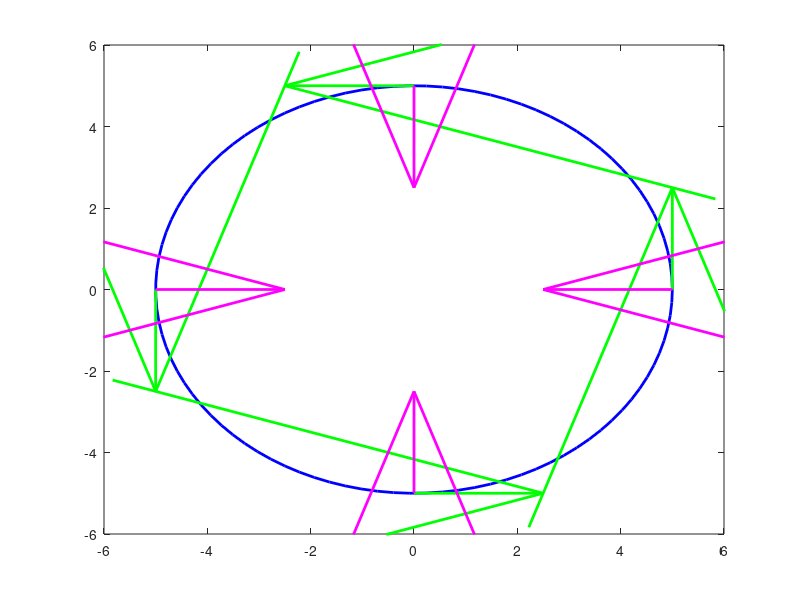

Write the MATLAB code that produced this figure.
% Circular motion parameters
radius = 5; % Radius (m)
omega = 1; % Angular velocity (rad/s)
t = linspace(0, 2*pi, 100); % Time vector

% Calculate circular motion trajectory
x = radius * cos(omega * t); % Horizontal displacement
y = radius * sin(omega * t); % Vertical displacement

% Calculate tangential velocity and centripetal acceleration
v_tangential = omega * radius; % Tangential velocity (m/s)
a_centripetal = omega^2 * radius; % Centripetal acceleration (m/s^2)

% Positions to annotate (0 degrees, 90 degrees, 180 degrees, 270 degrees)
theta = [0, pi/2, pi, 3*pi/2]; % Corresponding angles in radians
x_theta = radius * cos(theta);
y_theta = radius * sin(theta);

% Plot the trajectory
figure;
plot(x, y, 'b-', 'LineWidth', 2);
hold on;

% Draw tangential velocity and centripetal acceleration vectors with scaling factor
scaling_factor = 0.5; % Adjust this factor to shorten the arrow length
quiver(x_theta, y_theta, scaling_factor * -v_tangential*sin(theta), scaling_factor * v_tangential*cos(theta), 0, 'g', 'LineWidth', 2, 'MaxHeadSize', 2);
quiver(x_theta, y_theta, scaling_factor * -a_centripetal*cos(theta), scaling_factor * -a_centripetal*sin(theta), 0, 'm', 'LineWidth', 2, 'MaxHeadSize', 2);



% Set the plot limits
xlim([-radius radius]*1.2);
ylim([-radius radius]*1.2);
